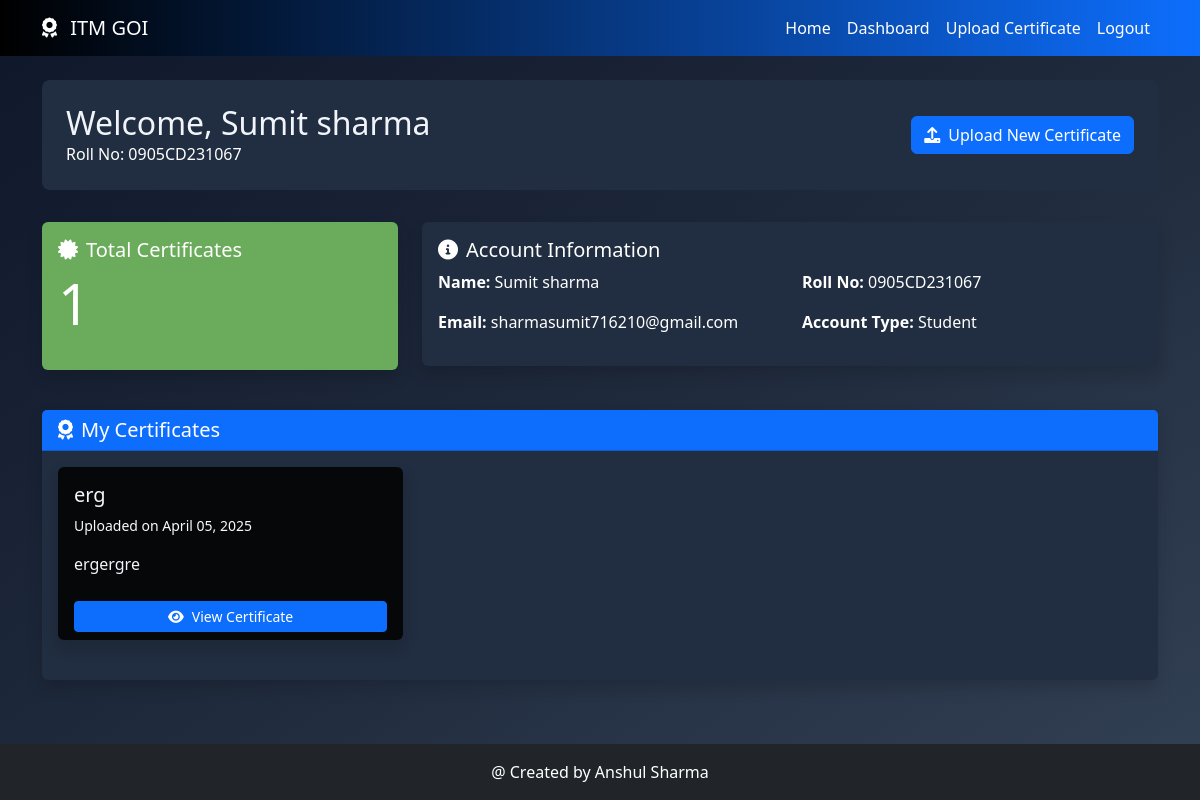
The page /dashboard (signed in) on the database its author committed.
### app.py (models this page shows)
class User(db.Model):
    id = db.Column(db.Integer, primary_key=True)
    roll_no = db.Column(db.String(20), unique=True, nullable=False)
    name = db.Column(db.String(100), nullable=False)
    email = db.Column(db.String(100), unique=True, nullable=False)
    password = db.Column(db.String(200), nullable=False)
    is_admin = db.Column(db.Boolean, default=False)
    certificates = db.relationship('Certificate', backref='user', lazy=True)

class Certificate(db.Model):
    id = db.Column(db.Integer, primary_key=True)
    title = db.Column(db.String(100), nullable=False)
    description = db.Column(db.Text, nullable=True)
    filename = db.Column(db.String(100), nullable=False)
    timestamp = db.Column(db.DateTime, default=datetime.utcnow)
    user_id = db.Column(db.Integer, db.ForeignKey('user.id'), nullable=False)

### app.py (the view)
@app.route('/dashboard')
def dashboard():
    if 'user_id' not in session:
        return redirect(url_for('login'))
    user_id = session['user_id']
    user = User.query.get(user_id)
    certificates = Certificate.query.filter_by(user_id=user_id).all()
    return render_template('dashboard.html', user=user, certificates=certificates)

### templates/dashboard.html (shortened to what this page needs)
{% extends 'base.html' %}
{% block content %}
<div class="dashboard-header " style="background-color: #212d40;">
    <div class="row align-items-center">
        <div class="col-md-8">
            <h2 class="mb-0">Welcome, {{ user.name }}</h2>
            <p class="mb-0 text-white">Roll No: {{ user.roll_no }}</p>
        </div>
        <div class="col-md-4 text-md-end mt-3 mt-md-0">
            <a href="{{ url_for('upload_certificate') }}" class="btn btn-primary">
                <i class="fas fa-upload me-2"></i>Upload New Certificate
            </a>
        </div>
    </div>
</div>
<div class="row mb-4">
    <div class="col-md-4 mb-3">
        <div class="card  text-white border-0 shadow" style="background-color: rgb(106, 172, 91);">
            <div class="card-body">
                <h5 class="card-title"><i class="fas fa-certificate me-2"></i>Total Certificates</h5>
                <p class="display-4">{{ certificates|length }}</p>
            </div>
        </div>
    </div>
    <div class="col-md-8 mb-3">
        <div class="card  text-white border-0 shadow" style="background-color: #212d40;">
            <div class="card-body">
                <h5 class="card-title"><i class="fas fa-info-circle me-2"></i>Account Information</h5>
                <div class="row">
                    <div class="col-md-6">
                        <p><strong>Name:</strong> {{ user.name }}</p>
                        <p><strong>Email:</strong> {{ user.email }}</p>
                    </div>
                    <div class="col-md-6">
                        <p><strong>Roll No:</strong> {{ user.roll_no }}</p>
                        <p><strong>Account Type:</strong> Student</p>
                    </div>
                </div>
            </div>
        </div>
    </div>
</div>
<div class="card mb-4  text-white border-0 shadow" style="background-color: #212d40;">
    <div class="card-header" style="background-color: #0d6efd;">
        <h5 class="mb-0"><i class="fas fa-award me-2"></i>My Certificates</h5>
    </div>
    <div class="card-body ">
        {% if certificates %}
            <div class="row">
                {% for certificate in certificates %}
                    <div class="col-md-4 mb-4">
                        <div class="card certificate-card border-0 shadow" style="background-color: #050709; color: #f0f0f0;">
                            <div class="card-body">
                                <h5 class="card-title">{{ certificate.title }}</h5>
                                <p class="card-text small text-light">Uploaded on {{ certificate.timestamp.strftime('%B %d, %Y') }}</p>
                                <p class="card-text">{{ certificate.description }}</p>
                            </div>
                            <div class="card-footer " style="background-color: #050709 #f0f0f0;">
                                <a href="{{ url_for('view_certificate', certificate_id=certificate.id) }}" class="btn btn-sm btn-primary w-100">
                                    <i class="fas fa-eye me-2"></i>View Certificate
                                </a>
                            </div>
                        </div>
                    </div>
                {% endfor %}
            </div>
        {% endif %}
    </div>
</div>
{% endblock %}

### static/css/styles.css (style rules this page uses)
body { background: linear-gradient(to bottom right, #0f172a, #1e293b, #334155); color: #f1f5f9; min-height: 100vh; margin: 0; font-family: 'Segoe UI', Tahoma, Geneva, Verdana, sans-serif; }
.navbar,.card,.container , .text-dark { color: #f1f5f9 !important; }
body { min-height: 100vh; display: flex; flex-direction: column; }
.card { transition: all 0.3s ease; box-shadow: 0 4px 6px rgba(0, 0, 0, 0.1); }
.card { background-color: #1e293b; }
.certificate-card { height: 100%; display: flex; flex-direction: column; }
.certificate-card .card-body { flex: 1; }
.btn-primary { background-color: #0d6efd; border-color: #0d6efd; }
.dashboard-header { background-color: #f8f9fa; padding: 1.5rem; border-radius: 0.5rem; margin-bottom: 2rem; }

### rows shown on the page
User: name "Sumit sharma", roll_no "0905CD231067", email "sharmasumit716210@gmail.com"
Certificate: title "erg", timestamp "April 05, 2025", description "ergergre"

### other values the page prints
{{ certificates|length }} "1"
